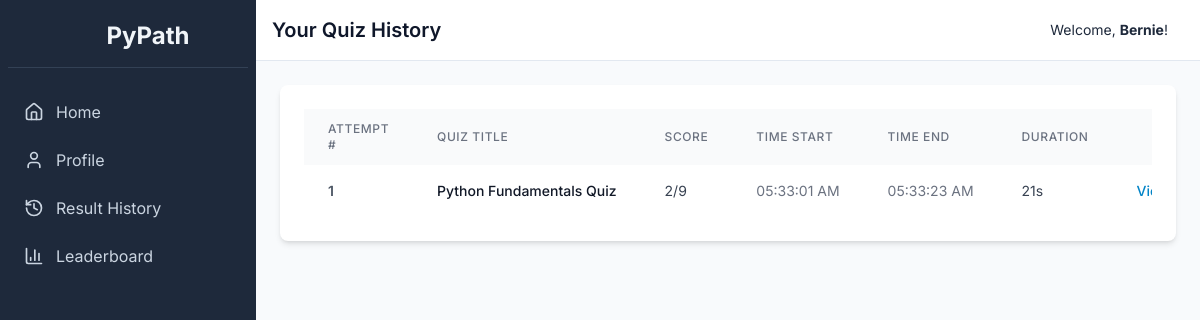
The app's page /history (signed in), older data.
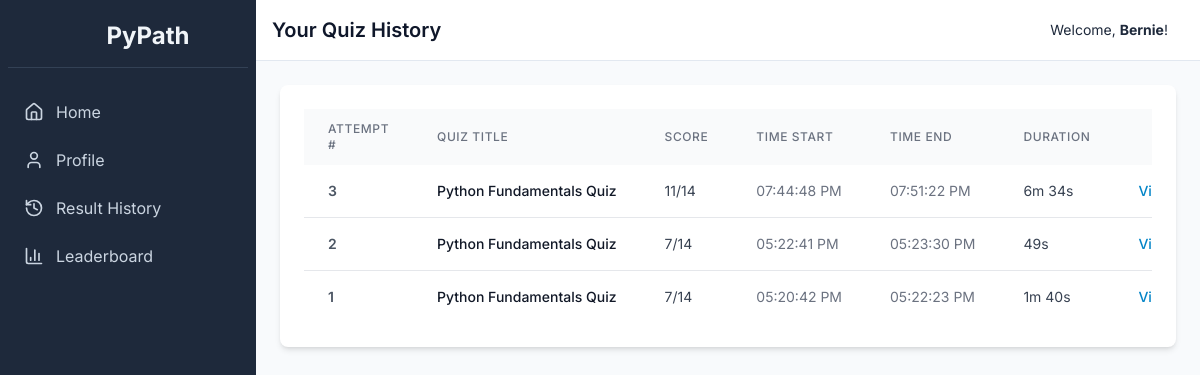
The same page, newer data.
### tables this page shows
CREATE TABLE results (
    id INTEGER PRIMARY KEY AUTOINCREMENT,
    user_id INTEGER NOT NULL,
    set_id INTEGER NOT NULL,
    score INTEGER NOT NULL,
    total_questions INTEGER NOT NULL,
    time_start DATETIME NOT NULL,
    timestamp DATETIME DEFAULT CURRENT_TIMESTAMP,
    FOREIGN KEY (user_id) REFERENCES users (id),
    FOREIGN KEY (set_id) REFERENCES question_sets (id)
);

CREATE TABLE question_sets (
    id INTEGER PRIMARY KEY AUTOINCREMENT,
    title TEXT NOT NULL,
    description TEXT
);

### app.py (the view)
@app.route('/history')
def student_result_history():
    if not get_user_id() or is_admin():
        return redirect(url_for('login'))
    conn = get_db_connection()
    history_raw = conn.execute('''
        SELECT qs.title, r.score, r.total_questions, r.time_start, r.timestamp as time_end, r.id as result_id,
               ROW_NUMBER() OVER(PARTITION BY r.user_id, r.set_id ORDER BY r.timestamp) as attempt_number
        FROM results r JOIN question_sets qs ON r.set_id = qs.id
        WHERE r.user_id = ? ORDER BY r.timestamp DESC
    ''', (get_user_id(),)).fetchall()
    history = []
    for row in history_raw:
        row_dict = dict(row)
        start_time = datetime.fromisoformat(row['time_start']) if isinstance(row['time_start'], str) else row['time_start']
        end_time = datetime.fromisoformat(row['time_end']) if isinstance(row['time_end'], str) else row['time_end']
        row_dict['duration'] = format_duration(start_time, end_time)
        row_dict['time_start_formatted'] = start_time.strftime('%I:%M:%S %p') if start_time else "N/A"
        row_dict['time_end_formatted'] = end_time.strftime('%I:%M:%S %p') if end_time else "N/A"
        history.append(row_dict)
    conn.close()
    return render_template('student/history.html', history=history)

### app.py (called while the page is built)
def get_db_connection():
    conn = sqlite3.connect('pypath.db', check_same_thread=False, detect_types=sqlite3.PARSE_DECLTYPES | sqlite3.PARSE_COLNAMES)
    conn.row_factory = sqlite3.Row
    return conn

def get_user_id():
    return session.get('user_id')

def is_admin():
    return session.get('is_admin', False)

def format_duration(start_time, end_time):
    if not isinstance(start_time, datetime) or not isinstance(end_time, datetime):
        return "N/A"
    duration = end_time - start_time
    total_seconds = int(duration.total_seconds())
    hours, remainder = divmod(total_seconds, 3600)
    minutes, seconds = divmod(remainder, 60)
    if hours > 0: return f"{hours}h {minutes}m {seconds}s"
    if minutes > 0: return f"{minutes}m {seconds}s"
    return f"{seconds}s"

### templates/student/history.html (shortened to what this page needs)
{% extends "layout.html" %}
{% block header %}Your Quiz History{% endblock %}
{% block content %}
<div class="bg-white p-6 rounded-lg shadow-md">
    <div class="overflow-x-auto">
        <table class="min-w-full bg-white">
            <thead class="bg-gray-50">
                <tr>
                    <th class="px-6 py-3 text-left text-xs font-medium text-gray-500 uppercase tracking-wider">Attempt #</th>
                    <th class="px-6 py-3 text-left text-xs font-medium text-gray-500 uppercase tracking-wider">Quiz Title</th>
                    <th class="px-6 py-3 text-left text-xs font-medium text-gray-500 uppercase tracking-wider">Score</th>
                    <th class="px-6 py-3 text-left text-xs font-medium text-gray-500 uppercase tracking-wider">Time Start</th>
                    <th class="px-6 py-3 text-left text-xs font-medium text-gray-500 uppercase tracking-wider">Time End</th>
                    <th class="px-6 py-3 text-left text-xs font-medium text-gray-500 uppercase tracking-wider">Duration</th>
                    <th class="px-6 py-3 text-right text-xs font-medium text-gray-500 uppercase tracking-wider">Actions</th>
                </tr>
            </thead>
            <tbody class="divide-y divide-gray-200">
                {% for row in history %}
                <tr>
                    <td class="px-6 py-4 whitespace-nowrap text-sm font-semibold text-gray-600">{{ row.attempt_number }}</td>
                    <td class="px-6 py-4 whitespace-nowrap text-sm font-medium text-gray-900">{{ row.title }}</td>
                    <td class="px-6 py-4 whitespace-nowrap text-sm text-gray-700">{{ row.score }}/{{ row.total_questions }}</td>
                    <td class="px-6 py-4 whitespace-nowrap text-sm text-gray-500">{{ row.time_start_formatted }}</td>
                    <td class="px-6 py-4 whitespace-nowrap text-sm text-gray-500">{{ row.time_end_formatted }}</td>
                    <td class="px-6 py-4 whitespace-nowrap text-sm text-gray-700">{{ row.duration }}</td>
                    <td class="px-6 py-4 whitespace-nowrap text-right text-sm font-medium">
                        <a href="{{ url_for('results', result_id=row.result_id) }}" class="text-sky-600 hover:text-sky-900">View Details</a>
                    </td>
                </tr>
                {% else %}
                <tr>
                    <td colspan="8" class="px-6 py-4 text-center text-gray-500">You have not completed any quizzes yet.</td>
                </tr>
                {% endfor %}
            </tbody>
        </table>
    </div>
</div>
{% endblock %}

Row changes from the older to the newer data that the page shows:
added results: attempt_number "3", title "Python Fundamentals Quiz", score "11", total_questions "14", time_start_formatted "07:44:48 PM", time_end_formatted "07:51:22 PM", duration "6m 34s"
now on this page (row edited): results: attempt_number "2", title "Python Fundamentals Quiz", score "7", total_questions "14", time_start_formatted "05:22:41 PM", time_end_formatted "05:23:30 PM", duration "49s"
changed results (number 3 of 3 on the later page): score "2" → "7"; total_questions "9" → "14"; time_start_formatted "05:33:01 AM" → "05:20:42 PM"; time_end_formatted "05:33:23 AM" → "05:22:23 PM"; duration "21s" → "1m 40s"
